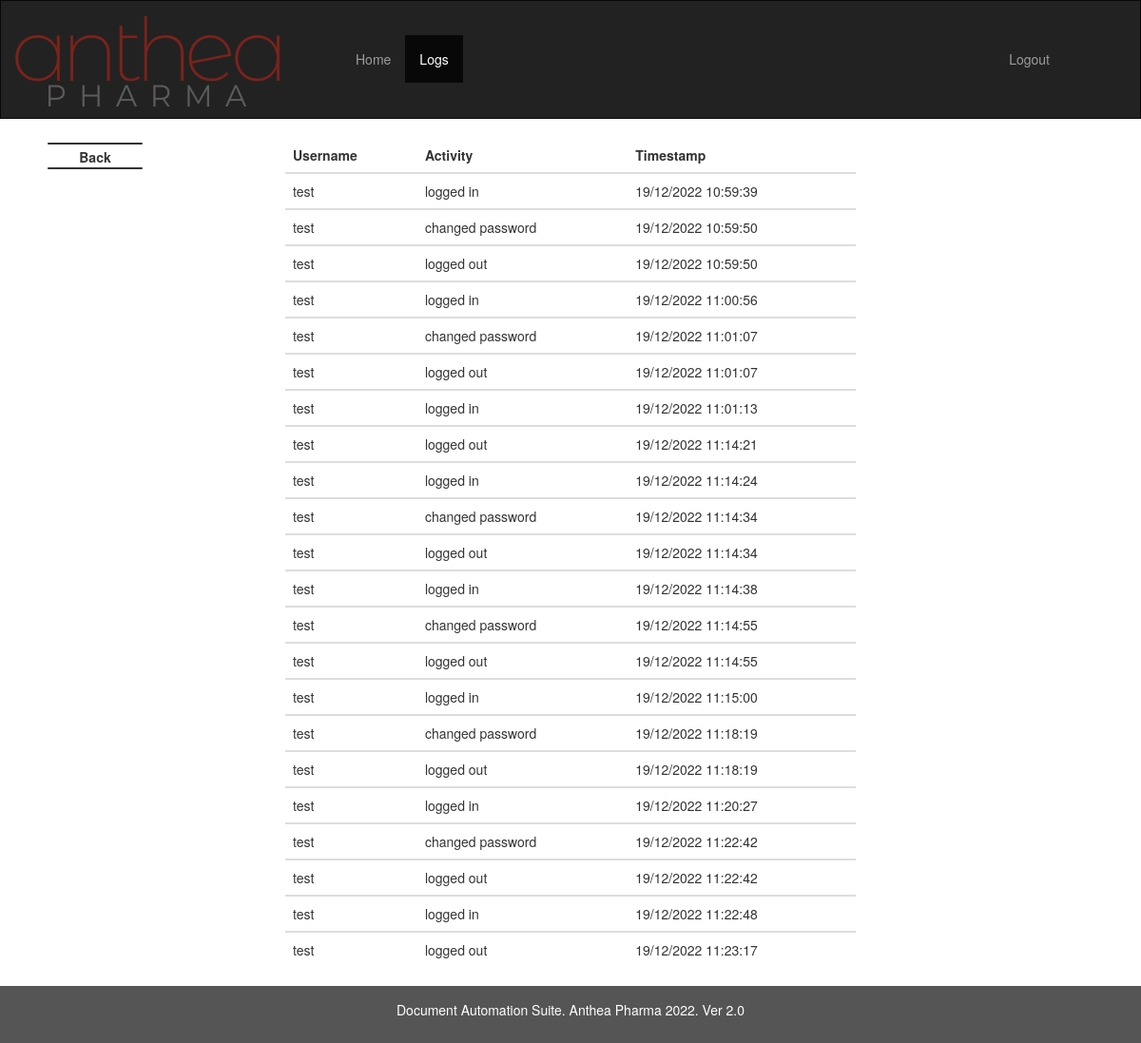
/logs (signed in), run on an earlier commit of the app's database.
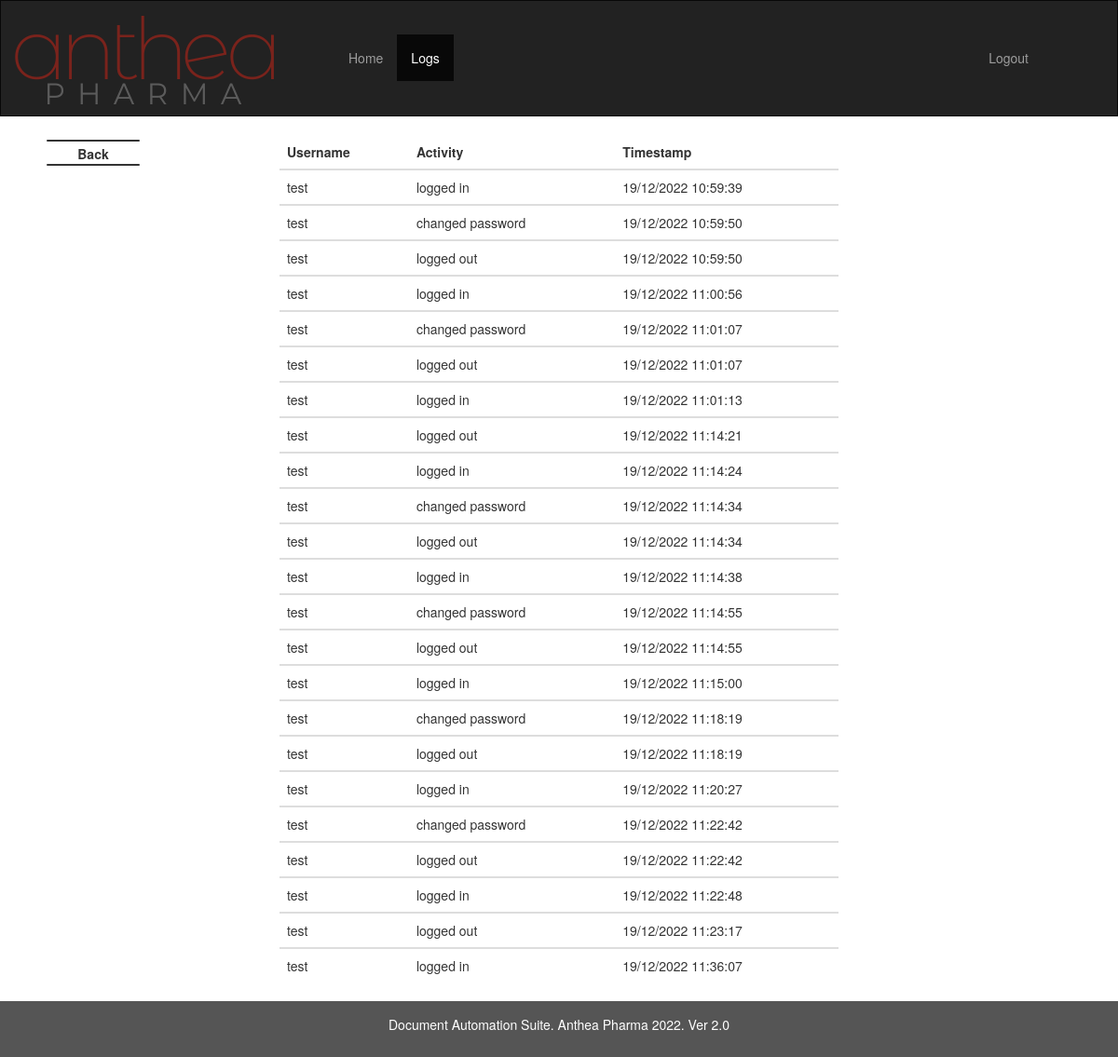
And on a later commit of the database.
### imp_calc/models.py (models this page shows, shortened)
class Logs(db.Model):
    id = db.Column(db.Integer, primary_key=True)
    user_id =  db.Column(db.Integer,db.ForeignKey('user.id'))
    activity = db.Column(db.String(length=50),nullable = False)
    dt_string = db.Column(db.String(length=60),nullable = False)

class User(db.Model, UserMixin):
    id = db.Column(db.Integer(),primary_key = True)
    is_activate = db.Column(db.Boolean, default=True)
    username = db.Column(db.String(length=12),nullable = False, unique = True)
    role = db.Column(db.String(length=1),nullable=False)
    password_hash = db.Column(db.String(length=60),nullable = False)
    created_at = db.Column(db.DateTime, nullable = False, default= datetime.utcnow)
    logs = relationship("Logs", backref="UserLogs")
    @property
    def is_active(self):
        return self.is_activate
    @property
    def password(self):
        return self.password

### imp_calc/routes.py (the view)
@app.route('/logs')
def RetrieveLogsList():
    print(current_user.role)
    if current_user.role == 'a':
        logs = db.session.query(Logs, User.username).join(User, User.id == Logs.user_id, isouter=True)
    elif current_user.role == 'm':
        print("This is coming till here")
        logs = db.session.query(Logs, User.username).join(User, User.id == Logs.user_id,  isouter=True).filter(or_(User.role == 'u', User.id == current_user.id))
    else:
        logs = db.session.query(Logs, User.username).join(User, User.id == Logs.user_id, isouter=True).filter(current_user.id == Logs.user_id)
    return render_template('datalogs.html',logs = logs)

### imp_calc/models.py (called while the page is built)
@login_manager.user_loader
def load_user(user_id):
    return User.query.get(int(user_id))

### imp_calc/templates/datalogs.html
{% extends 'admin.html' %}
{% block main %}
<table class="table">
  <thead>
    <tr>
      <th scope="col">Username</th>
      <th scope="col">Activity</th>
      <th scope="col">Timestamp</th>
    </tr>
  </thead>
  {% for log in logs %}
  <tbody>
    <tr>
      {% if log.username!=None %}
      <td>{{log.username}}</td>
      {% else %}
      <td><i>Deleted User</i></td>
      {% endif %}
      <td>{{log.Logs.activity}}</td>
      <td>{{log.Logs.dt_string}}</td>
    </tr>
  </tbody>
  {% endfor %}
</table>
{% endblock %}

### imp_calc/templates/admin.html (shortened to what this page needs)
{% extends 'base.html' %}
{% block nav %}
<div class="container-fluid">
  <div class="navbar-header">
    <a class="navbar-brand" href="/"><img src="{{ url_for('static', filename='img/logo.png') }}"></a>
  </div>
  <div class="collapse navbar-collapse" id="myNavbar">
    <ul class="nav navbar-nav">
      <li class="nav-item"><a href="/">Home</a></li>
      <li class="nav-item"><a href="{{ url_for('RetrieveLogsList') }}">Logs</a></li>
   </ul>
    <ul class="nav navbar-nav navbar-right">
      {% if current_user.is_authenticated %}
      <li class="nav-item"><a href="{{ url_for('logout_page') }}">Logout</a></li>
      {% else %}
      <li class="nav-item"><a href="/">Login</a></li>
      {% endif %}
    </ul>
  </div>
</div>
<div class="backBtn">
      <span class="line tLine"></span>
      <span onclick="window.history.go(-1)" class="label" style="
  position: absolute;
  left: 0px;
  top: 5px;
  width: 100%;
  text-align: center;
  transition: all 0.4s ease;
  font-size: 1em;
  color: #333;
">Back</span>
      <span class="line bLine"></span>
  </div>
{% endblock %}

### imp_calc/templates/base.html (shortened to what this page needs)
<!DOCTYPE html>
<html lang="en">
<head>
  <link rel="stylesheet" href="https://maxcdn.bootstrapcdn.com/bootstrap/3.4.1/css/bootstrap.min.css">
  <link rel="stylesheet" href="{{ url_for('static', filename='css/admin.css') }}">
  <link rel="stylesheet" href="{{ url_for('static', filename='css/back.css') }}">
  <link rel="stylesheet" href="https://code.jquery.com/ui/1.13.1/themes/base/jquery-ui.css">
</head>
<body>
  <nav class="navbar navbar-inverse">
      {% block nav %}{% endblock %}
  </nav>
  <main>
    {% block main %}{% endblock %}
  </main>
  <footer class="container-fluid text-center fixed-bottom">
    <p>Document Automation Suite. Anthea Pharma 2022. Ver 2.0 </p>
  </footer>
</body>

### imp_calc/static/css/back.css (style rules this page uses)
div.backBtn { width: 100px; left: 50px; top: 150px; background-color: #f4f4f4; transition: all 0.4s ease; position: fixed; cursor: pointer; }
span.line { bottom: auto; right: auto; top: auto; left: auto; background-color: #333; border-radius: 10px; width: 100%; left: 0px; height: 2px; display: block; position: absolute; transition: width 0.2s ease 0.1s, left 0.2s ease, transform 0.2s ease 0.3s, background-color 0.2s ease; }
span.tLine { top: 0px; }
span.bLine { top: 26px; }

### imp_calc/templates/base.html (style rules this page uses)
.navbar { margin-bottom: 0; border-radius: 0; }
.table { display: table; margin: auto; width: 50%; margin-top: 20px; margin-bottom: 20px; }
footer { background-color: #555; color: white; padding: 15px; }
.navbar { min-height: 125px; }
.navbar-nav { margin: 35.5px 50px; }

What changed in the data, as far as the page shows it:
added Logs: username "test", Logs.activity "logged in", Logs.dt_string "19/12/2022 11:36:07"
